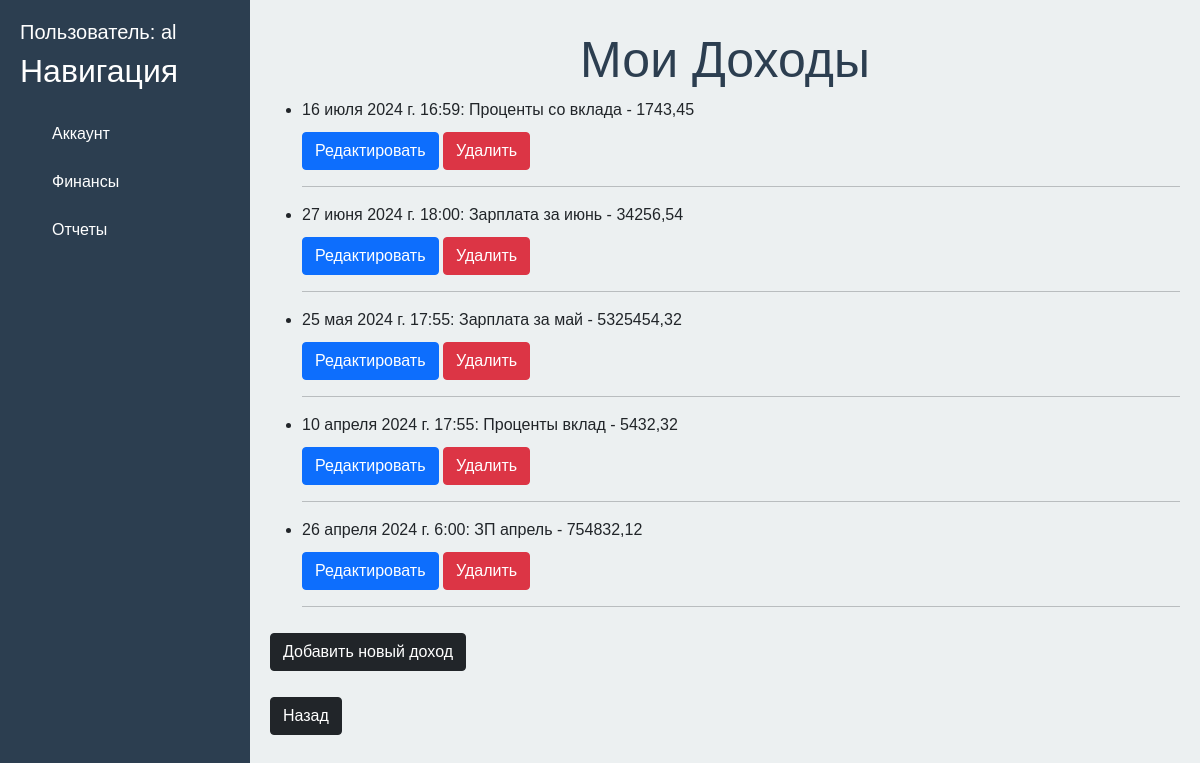
The app's page /myfinances/income/ (signed in) with its own data.
### users/models.py (models this page shows)
class User(AbstractUser):
    pass

### finances/models.py (models this page shows, shortened)
class Income(models.Model):
    user = models.ForeignKey(settings.AUTH_USER_MODEL, on_delete = models.CASCADE)
    comment = models.CharField(max_length = 100)
    amount = models.DecimalField(max_digits = 10, decimal_places = 2, default=0)
    date = models.DateTimeField(default=timezone.now)

### finances/views.py (the view)
# urls.py: path('income/', views.income_list, name = 'income_list'),                                       #Page with all income records
@login_required
def income_list(request):
    incomes = Income.objects.filter(user=request.user)
    return render(request, 'finances/income_list.html', {'incomes': incomes})

### finances/templates/finances/income_list.html (shortened to what this page needs)
{% extends 'users/base.html'%}
{% block content %}
<div class="features">
    <h1> Мои Доходы </h1>
    <ul>
        {% if incomes %}
            {% for elem in incomes %}
                <li>{{ elem.date }}: {{ elem.comment }} - {{ elem.amount }}</li>
                <a href="{% url 'income_update' elem.id%}" class="btn btn-primary"> Редактировать </a>
                <a href="{% url 'income_delete' elem.id%}" class="btn btn-danger"> Удалить </a>
                <hr>
            {% endfor %}
        {% else %}
            <p>Нет записей</p>
        {% endif %}
    </ul>
    <p>
        <a href="{% url 'income_create' %}" class="btn btn-dark">Добавить новый доход </a>
    </p>
    <p>
        <a href="{% url 'finance_home' %}" class="btn btn-dark"> Назад </a>
    </p>
</div>
{% endblock %}

### users/templates/users/base.html (shortened to what this page needs)
{% load static%}
<!doctype html>
<html lang="en">
<head>
    <link href="https://cdn.jsdelivr.net/npm/bootstrap@5.0.2/dist/css/bootstrap.min.css" rel="stylesheet">
    <link rel = "stylesheet" href = "{% static 'users/css/users.css' %}">
</head>
<body>
    <aside>
        <h5> Пользователь: {{ user }} </h5>
        <h2> Навигация </h2>
        <nav>
            <ul>
                <a href = "{% url 'home' %}">
                    <li>  Аккаунт </li>
                </a>
                <a href = "{% url 'finance_home' %}">
                    <li>  Финансы </li>
                </a>
                <a href = "{% url 'report_home' %}">
                    <li>  Отчеты </li>
                </a>
            </ul>
        </nav>
    </aside>
    <main>
        {% block content %}
        {% endblock %}
    </main>
</body>
</html>

### users/static/users/css/users.css (style rules this page uses)
body { font-family: Arial, sans-serif; display: flex; height: 100vh; }
aside { width: 250px; background-color: #2c3e50; color: white; padding: 20px; height: 100vh; }
aside a { color: white; text-decoration: none; margin-bottom: 10px; padding: 10px; border-radius: 5px; }
aside a li { list-style-type: none; }
main { flex-grow: 1; background-color: #ecf0f1; padding: 20px; }
main .features h1 { font-size: 50px; margin-top: 10px; color: #2c3e50; text-align: center; }
main .features a { text-align: center; margin-top: 10px }

### records on screen
User: username "al"
Income: date "16 июля 2024 г. 16:59", comment "Проценты со вклада", amount "1743,45"
Income: date "27 июня 2024 г. 18:00", comment "Зарплата за июнь", amount "34256,54"
Income: date "25 мая 2024 г. 17:55", comment "Зарплата за май", amount "5325454,32"
Income: date "10 апреля 2024 г. 17:55", comment "Проценты вклад", amount "5432,32"
Income: date "26 апреля 2024 г. 6:00", comment "ЗП апрель", amount "754832,12"
